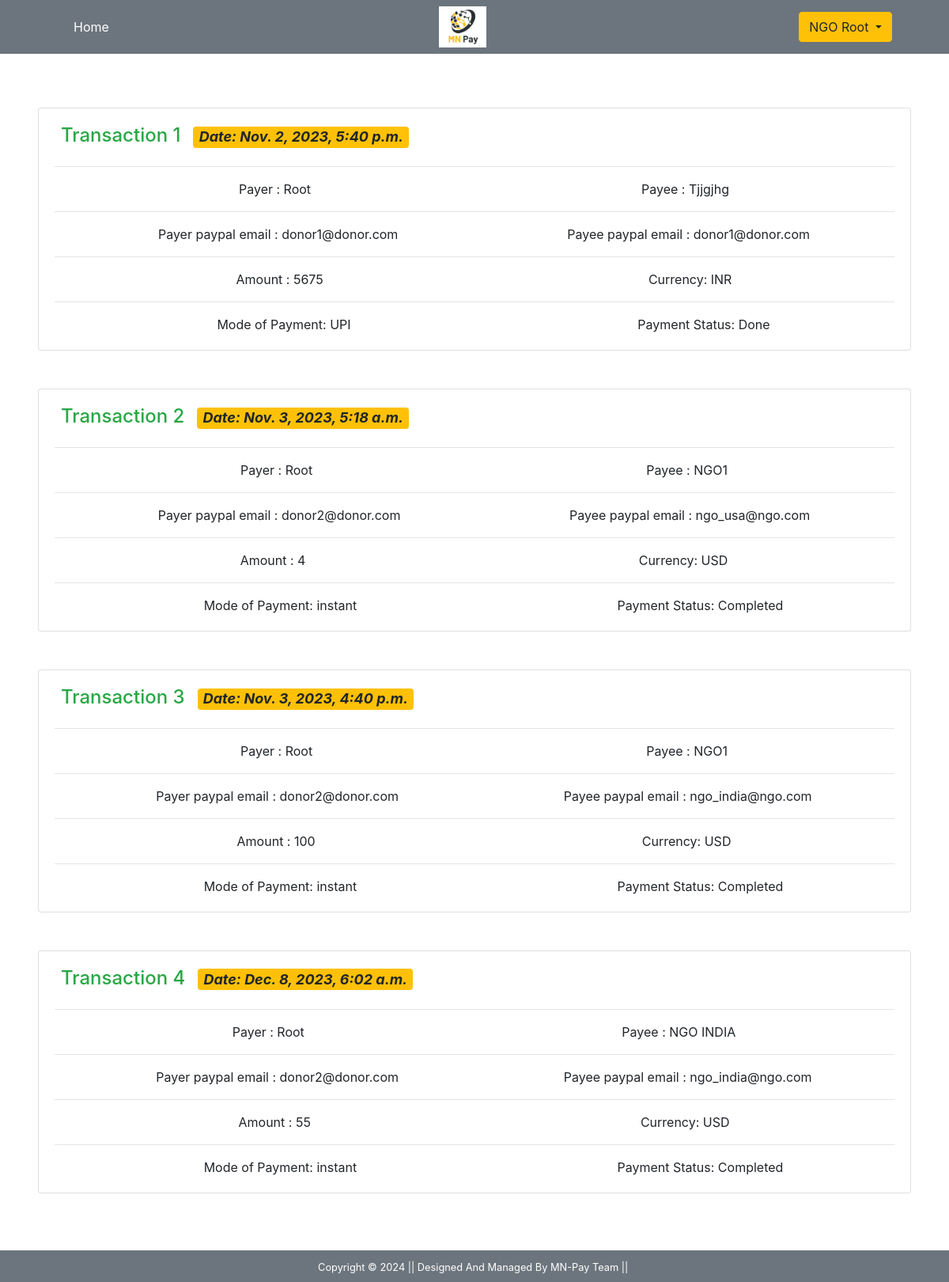
Screenshot of /transaction/ (signed in) with the database file from the repository.
### Donation_Portal/models.py (models this page shows)
class CustomUser(AbstractBaseUser, PermissionsMixin):
    username = models.CharField(max_length=30, unique=True)
    email = models.EmailField(unique=True)
    first_name = models.CharField(max_length=30)
    last_name = models.CharField(max_length=30)
    is_active = models.BooleanField(default=True)
    is_staff = models.BooleanField(default=False)
    date_joined = models.DateTimeField(default=timezone.now)
    country = models.ForeignKey(Country, on_delete=models.CASCADE,related_name='user_country', to_field="country_name")
    user_type = models.ForeignKey(UserType, on_delete=models.CASCADE,related_name='type_user', to_field="user_type")
    groups = models.ManyToManyField(Group, blank=True, related_name='custom_users')  # Specify the related_name here
    user_permissions = models.ManyToManyField(Permission, blank=True,related_name='custom_users_permissions')  # Specify the related_name here
    objects = CustomUserManager()
    USERNAME_FIELD = 'email'
    REQUIRED_FIELDS = [username, email, country]
    def __str__(self):
        return self.username

class UserType(models.Model):
    user_type = models.CharField(max_length=10, unique=True)
    def __str__(self):
        return self.user_type

class Transaction(models.Model):
    sender = models.CharField(max_length=30)
    receiver = models.CharField(max_length=30)
    sender_paypal_email = models.EmailField()
    receiver_paypal_email = models.EmailField()
    date = models.DateTimeField(auto_now_add=True)
    amount = models.IntegerField()
    currency = models.CharField(max_length=20)
    payment_status = models.CharField(max_length=30)
    mode_of_payment = models.CharField(max_length=20)

### Donation_Portal/views.py (the view)
# urls.py: path('transaction/', views.TransactionView.as_view(), name='transaction'),
@method_decorator(login_required,name='dispatch')
class TransactionView(View):
    def get(self,request):
        trans = Transaction.objects.filter(sender=request.user)
        return render(request,'transaction.html',{'trans':trans,'active':'btn-primary'})

### Donation_Portal/templates/transaction.html (shortened to what this page needs)
{% extends 'base.html' %}
{% load static %}
{% block content %}
<div class="d-flex flex-column justify-content-around  pt-3 pb-3">
        {% for tr in trans  %}
        <div class="card mt-5">
            <div class="card-body">
                <h4 class="fs-19 mb-0">
                <label class="text-success ml-2 mr-2">Transaction {{forloop.counter}}</label><span class="badge bg-warning ml-2 ms-1"><i>Date: {{tr.date}}</i></span>
                </h4>
            <hr>
            <div class="ml-4 d-flex flex-row justify-content-around w-0">
                <div>Payer : {{tr.sender | capfirst}}</div>
                <div>Payee : {{tr.receiver | capfirst}}</div>
            </div>
            <hr>
            <div class="ml-4 d-flex flex-row justify-content-around w-0">
                <div>Payer paypal email : {{tr.sender_paypal_email}}</div>
                <div>Payee paypal email : {{tr.receiver_paypal_email}}</div>
            </div>
            <hr>
            <div class="ml-4 d-flex flex-row justify-content-around w-0">
                <div>Amount : {{tr.amount}}</div>
                <div>Currency: {{tr.currency | upper}}</div>
            </div>
            <hr>
            <div class="ml-4 d-flex flex-row justify-content-around w-100">
                <div>Mode of Payment: {{tr.mode_of_payment}}</div>
                <div>Payment Status: {{tr.payment_status}}</div>
            </div>
            </div>
        </div>
        {% endfor %}
</div>
{% endblock content %}

### Donation_Portal/templates/base.html (shortened to what this page needs)
{% load static %}
<!DOCTYPE html>
<html lang="en">
<head>
    <link rel="stylesheet" href="{% static 'main.css' %}" type="text/css">
    <link rel="stylesheet" href="https://cdn.jsdelivr.net/npm/bootstrap@4.4.1/dist/css/bootstrap.min.css">
</head>
<body>
<nav class="navbar navbar-expand-lg navbar-dark bg-secondary">
  <ul class="navbar-nav mr-auto ml-5">
    <li class="nav-item active ml-2 mr-2"><a class="btn btn-secondary ml-2 mr-2" href="/">Home</a></li>
  </ul>
  <img src="{% static 'images\logo.jpg' %}" alt="Your Logo" class="logo"  position ="center" width="60" hieght = "60">
  <ul class="navbar-nav mr-5 ml-auto">
  {% if request.user.is_authenticated and  request.user.user_type|capfirst == 'NGO'%}
       <div class="dropdown">
        <button class="btn btn-warning dropdown-toggle ml-2 mr-2" type="button" id="dropdownMenuButton" data-toggle="dropdown" aria-haspopup="true" aria-expanded="false">
          {{request.user.user_type|capfirst}}
          {{request.user.username|capfirst}}
        </button>
      </div>
  {% endif %}
  </ul>
</nav>
<div class="" style="background-color: #ffffff;">
  <div class="ml-5 mr-5 pt-1 pb-2" >
    {% block content %}{% endblock %}
  </div>
</div>
<footer class="container-fluid bg-secondary text-center p-2 mt-5">
      <small class="text-white">Copyright &copy; 2024 || Designed And Managed By MN-Pay Team || </small>
</footer>
</body>
</html>

### rows the page displays
CustomUser: user.user_type "NGO", user.username "Root"
Transaction: date "Nov. 2, 2023, 5:40 p.m.", sender "Root", receiver "Tjjgjhg", sender_paypal_email "donor1@donor.com", receiver_paypal_email "donor1@donor.com", amount "5675", currency "INR", mode_of_payment "UPI", payment_status "Done"
Transaction: date "Nov. 3, 2023, 5:18 a.m.", sender "Root", receiver "NGO1", sender_paypal_email "donor2@donor.com", receiver_paypal_email "ngo_usa@ngo.com", amount "4", currency "USD", mode_of_payment "instant", payment_status "Completed"
Transaction: date "Nov. 3, 2023, 4:40 p.m.", sender "Root", receiver "NGO1", sender_paypal_email "donor2@donor.com", receiver_paypal_email "ngo_india@ngo.com", amount "100", currency "USD", mode_of_payment "instant", payment_status "Completed"
Transaction: date "Dec. 8, 2023, 6:02 a.m.", sender "Root", receiver "NGO INDIA", sender_paypal_email "donor2@donor.com", receiver_paypal_email "ngo_india@ngo.com", amount "55", currency "USD", mode_of_payment "instant", payment_status "Completed"
